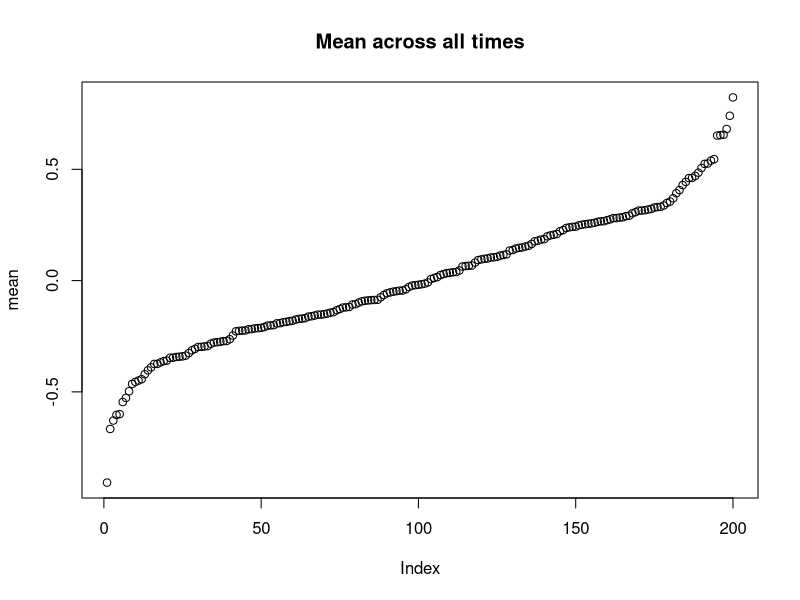
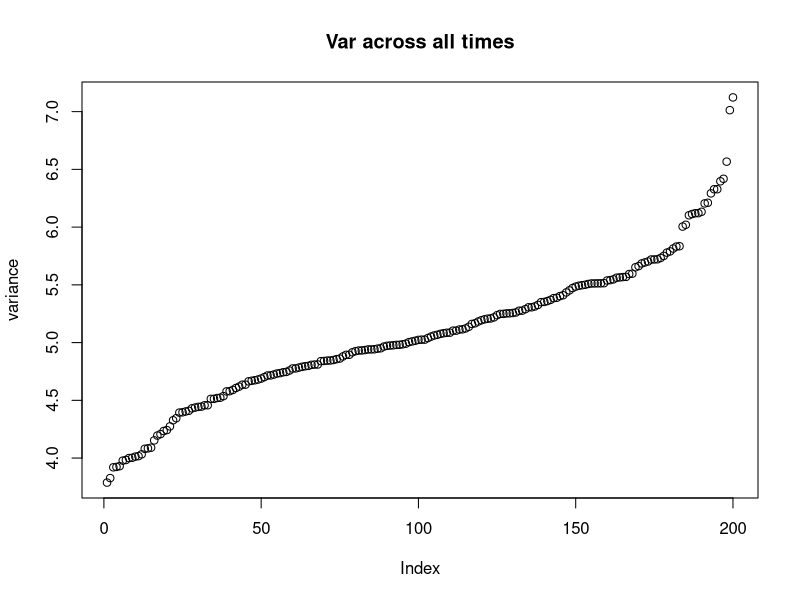
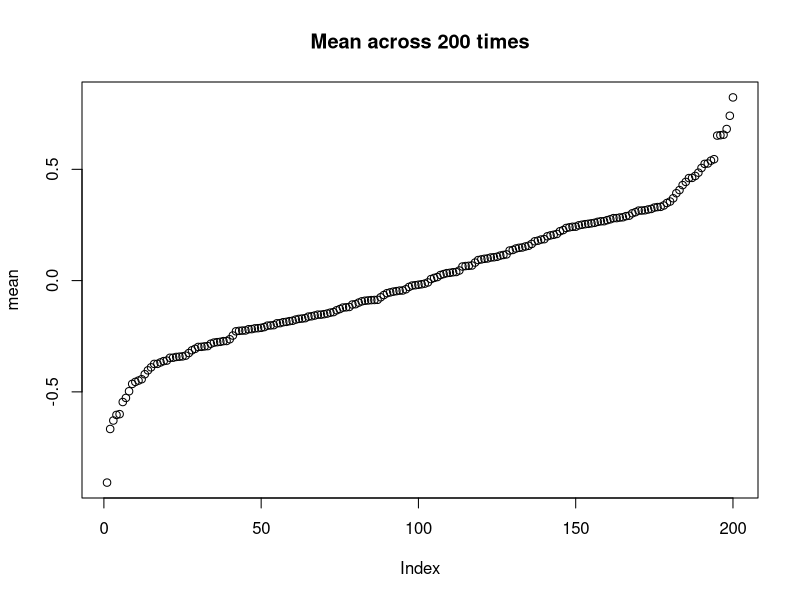
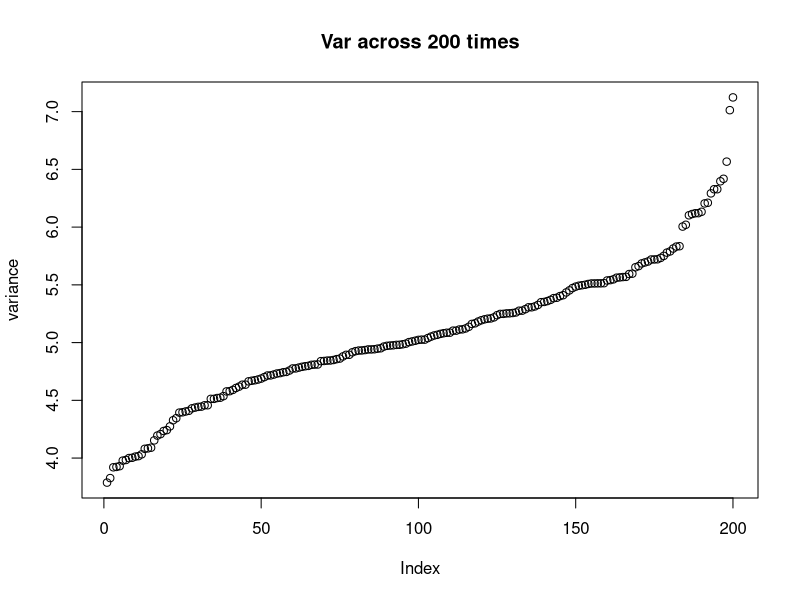

These charts were generated, in order, by the following R code:
#!/usr/bin/Rscript

k=200 # number of simulations
n=1000 # number of process iterations per simulation

# preallocation
results=matrix(data=NA, n, k)
y0=0
rho=rep(.9,n) # a vector is used rather than a constant, just to keep things more general
y=numeric(n)

for(simulation in 1:k)
{
	epsilon=rnorm(n)
	y[1]=y0*rho[1]+epsilon[1]

		for(t in 2:n){
			y[t]=rho[t]*y[t-1]+epsilon[t]
		}

	results[,simulation]=y # store the results in a matrix
}

jpeg('plot_q6_1.jpg')
plot(1:k, sort(colMeans(results)), ylab="mean", xlab="Index", main="Mean across all times") # part c)
dev.off()

jpeg('plot_q6_2.jpg')
plot(1:k, sort(apply(results, 2, var)), ylab="variance", xlab="Index", main="Var across all times") # part d)
dev.off()

jpeg('plot_q6_3.jpg')
plot(1:k, sort(colMeans(results[,1:200])), ylab="mean", xlab="Index", main="Mean across 200 times") # part e)
dev.off()

jpeg('plot_q6_4.jpg')
plot(1:k, sort(apply(results[,1:200], 2, var)), ylab="variance", xlab="Index", main="Var across 200 times") # part f)
dev.off()

